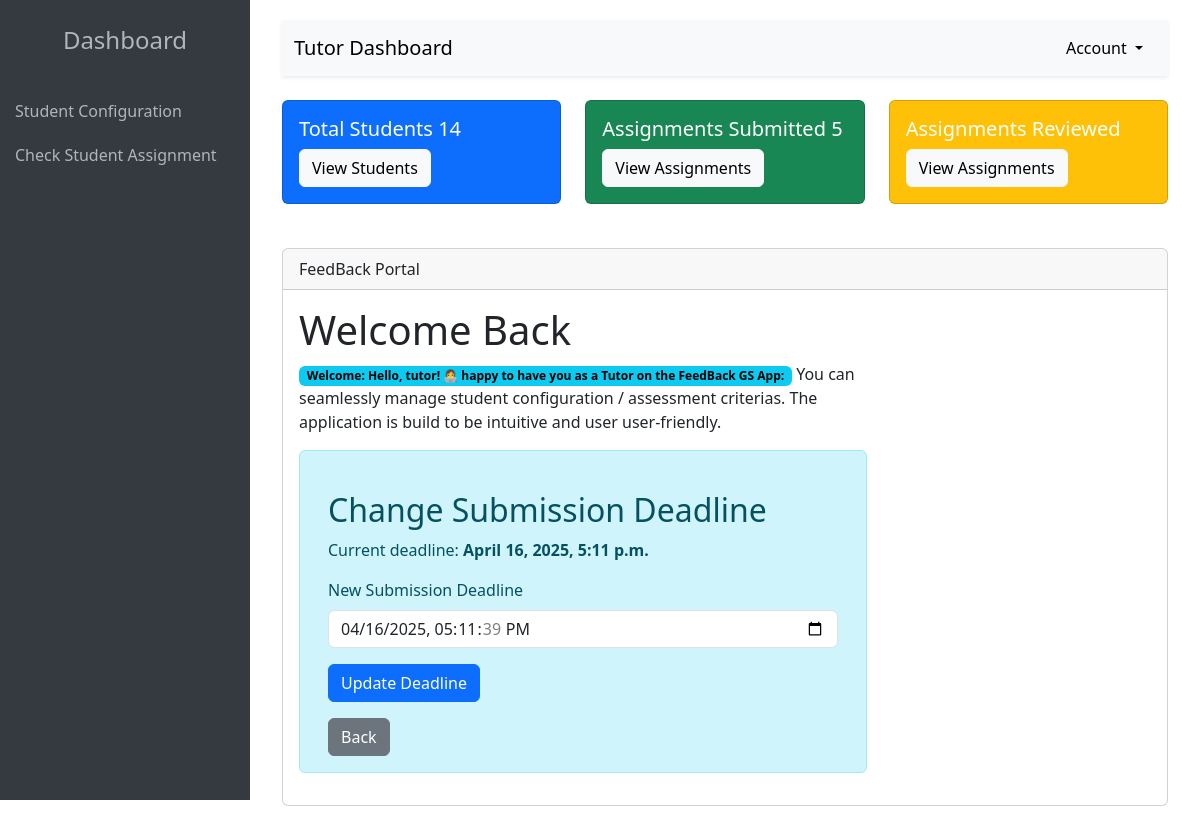
Screenshot of /extend-deadline/38/ (signed in) with the database file from the repository.
### sorting_feedback/models.py (models this page shows, shortened)
class EvaluationCriteria(models.Model):
    title = models.CharField(max_length=255)
    check_syntax = models.BooleanField(default=True, help_text="Check for syntactic accuracy.")
    check_indentation = models.BooleanField(default=True, help_text="Check for correct indentation.")
    check_comments = models.BooleanField(default=True, help_text="Check for good comments.")
    min_comments = models.PositiveIntegerField(default=1, help_text="Minimum required comments in the code.")
    required_constructs = models.JSONField(default=list, help_text='List of required constructs (e.g., ["while loop", "function"]).')
    submission_deadline = models.DateTimeField(null=True, blank=True)
    created_by = models.ForeignKey(User, on_delete=models.CASCADE)
    last_updated = models.DateTimeField(auto_now=True)

### sorting_feedback/views.py (the view)
# urls.py: path("extend-deadline/<int:criteria_id>/", extend_deadline, name="extend_deadline"),
@login_required
def extend_deadline(request, criteria_id):
    total_students = User.objects.filter(profile__role='student').count()
    evaluations = Evaluation.objects.all().count()
    pending_evaluations = Evaluation.objects.filter(status='pending').count()
    criteria = get_object_or_404(EvaluationCriteria, id=criteria_id)
    if request.user != criteria.created_by:
        messages.error(request, "You are not authorized to extend this deadline.")
        return redirect("dashboard_t")  # Change to the appropriate redirect
    if request.method == "POST":
        form = SubmissionDeadlineForm(request.POST, instance=criteria)
        if form.is_valid():
            old_deadline = criteria.submission_deadline  # Store old deadline
            form.save()
            new_deadline = criteria.submission_deadline  # Get new deadline
            DeadlineExtensionLog.objects.create(
                tutor=request.user,
                criteria=criteria,
                old_deadline=old_deadline,
                new_deadline=new_deadline
            )
            students = User.objects.filter(groups__name="Students")
            student_emails = [student.email for student in students if student.email]
            if student_emails:
                formatted_deadline = new_deadline.strftime("%B %d, %Y %I:%M %p")
                send_mail(
                    subject="Submission Deadline Changed",
                    message=f"Dear Student,\n\nThe deadline for '{criteria.title}' has been extended to {formatted_deadline}. "
                            f"Please ensure your submission is completed before this deadline.\n\n"
                            f"Best regards,\nFeedback Generator Team",
                    from_email='ochinell@outlook.com',
                    recipient_list=student_emails,
                    fail_silently=True,
                )
            messages.success(request, "Submission deadline updated and students notified.")
            return redirect("extend_deadline", criteria_id=criteria.id)
    else:
        form = SubmissionDeadlineForm(instance=criteria)
    context = {
        "total_students": total_students,
        "assignments_submitted": evaluations,
        "pending_evaluations": pending_evaluations,
        "criteria" : criteria,
        "form" : form
    }
    return render(request, "accounts/extend_deadline.html", context)
    return render(request, "accounts/extend_deadline.html", context)

### sorting_feedback/forms.py
class SubmissionDeadlineForm(forms.ModelForm):
    class Meta:
        model = EvaluationCriteria
        fields = ["submission_deadline"]
        widgets = {
            "submission_deadline": forms.DateTimeInput(attrs={"type": "datetime-local", "class": "form-control"})
        }

### templates/accounts/extend_deadline.html (shortened to what this page needs)
{% load static %}
<!DOCTYPE html>
<html lang="en">
<head>
    <link href="https://cdn.jsdelivr.net/npm/bootstrap@5.3.0-alpha1/dist/css/bootstrap.min.css" rel="stylesheet">
</head>
<body>
    {% block tutorsidebar %} {% include 'accounts/tutor-sidebar.html' %} {% endblock tutorsidebar %}
<div class="main-content">
    <div class="container-fluid">
        <nav class="navbar navbar-expand-lg navbar-light bg-light shadow-sm">
            <div class="container-fluid">
                <a class="navbar-brand" href="#">Tutor Dashboard</a>
                <div class="dropdown ms-auto">
                    <button class="btn btn-light dropdown-toggle" type="button" id="userMenu" data-bs-toggle="dropdown" aria-expanded="false">
                         Account
                    </button>
                </div>
            </div>
        </nav>
        <div class="row mt-4">
            <div class="col-md-4">
                <div class="card text-white bg-primary">
                    <div class="card-body">
                        <h5 class="card-title">Total Students {{ total_students }}  </h5>
                        <a href="{% url 'students_list' %}" class="btn btn-light">View Students</a>
                    </div>
                </div>
            </div>
            <div class="col-md-4">
                <div class="card text-white bg-success">
                    <div class="card-body">
                        <h5 class="card-title">Assignments Submitted {{ assignments_submitted }} </h5>
                        <a href="{% url 'check_student_assignments' %}" class="btn btn-light">View Assignments</a>
                    </div>
                </div>
            </div>
            <div class="col-md-4">
                <div class="card text-white bg-warning">
                    <div class="card-body">
                        <h5 class="card-title">Assignments Reviewed {{ reviewed_evaluations }} </h5>
                        <a href="{% url 'reviewed_evaluations_list' %}" class="btn btn-light">View Assignments</a>
                    </div>
                </div>
            </div>
        </div>
        <div class="row mt-4">
            <div class="col-12">
                <div class="card">
                    <div class="card-header">FeedBack Portal</div>
                    <div class="card-body">
                <div class="col-md-8">
                  <h1>Welcome Back</h1>
                      <div class="success">
                          <p><strong class="badge text-bg-info">Welcome: Hello, {{ request.user.username }}! 👩&zwj;💻 happy to have you
                            as a Tutor on the FeedBack GS App:</strong> You can seamlessly manage student configuration / assessment criterias.
                        The application is build to be intuitive and user user-friendly.
                        </p>
                      </div>
                            <div class="alert alert-info">
                        <div class="container mt-4">
                            <h2>Change Submission Deadline</h2>
                            <p>Current deadline: <strong>{{ criteria.submission_deadline }}</strong></p>
                            <form method="POST" class="form">
                                <div class="mb-3">
                                    <label class="form-label">New Submission Deadline</label>
                                    {{ form.submission_deadline }}
                                </div>
                                <button type="submit" class="btn btn-primary">Update Deadline</button>
                            </form>
                            <a href="{% url 'dashboard_t' %}" class="btn btn-secondary mt-3">Back</a>
                        </div>
                             </div>
              </div>
                    </div>
                </div>
            </div>
        </div>
    </div>
</div>
</body>
</html>

### templates/accounts/extend_deadline.html (style rules this page uses)
body { display: flex; height: 100vh; }
.main-content { margin-left: 250px; padding: 20px; width: 100%; }
.card { margin-bottom: 20px; }

### rows the page displays
EvaluationCriteria: submission_deadline "April 16, 2025, 5:11 p.m.", submission_deadline "04/16/2025 17:11:39"

### other values shown
{{ total_students }} "14"
{{ assignments_submitted }} "5"
{{ request.user.username }} "tutor"
